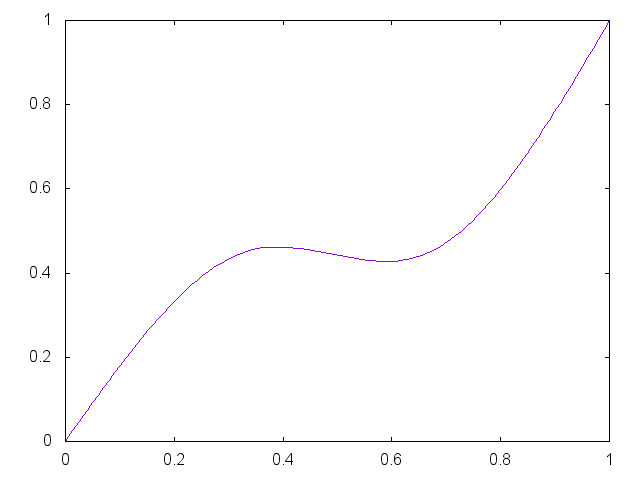

The script that saved this image:


set term png

set output "generate/static/generate/csplines-0.45-0.45.png"
plot '-' smooth csplines notitle
0 0
0.33 0.45
0.67 0.45 
1 1
e

reset;
